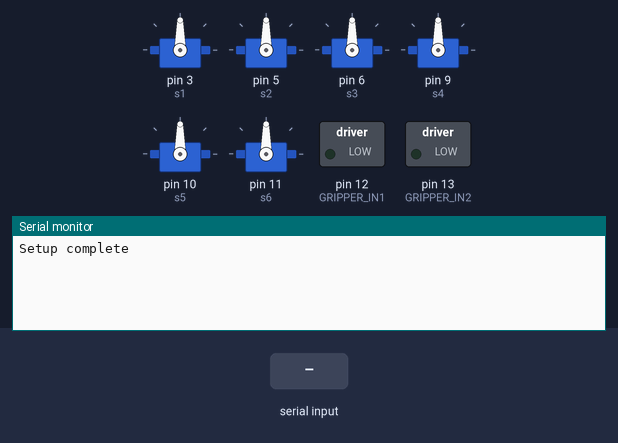
Bench run of a sketch on a simulated Arduino Uno, built with avr-gcc and run on an emulated ATmega328P. Parts: 6 × servo, switched loads named in the sketch (green lamp = pin HIGH), the last lines printed to the serial monitor. Inputs (shaded band) come from the test bench.

Above: at 1.2 s.
1.3 s: "X 1\n" received over Serial
At 2.4 s:
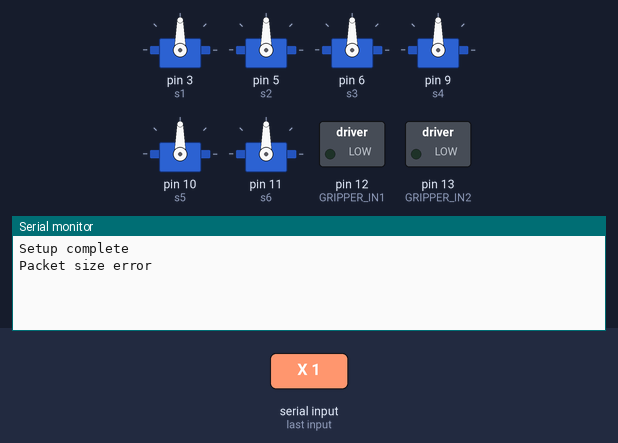
2.8 s: "X\n" received over Serial
At 3.5 s:
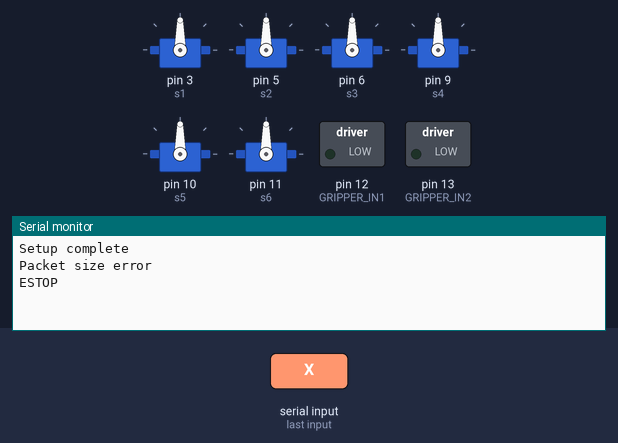
4.3 s: "G\n" received over Serial
At 4.7 s:
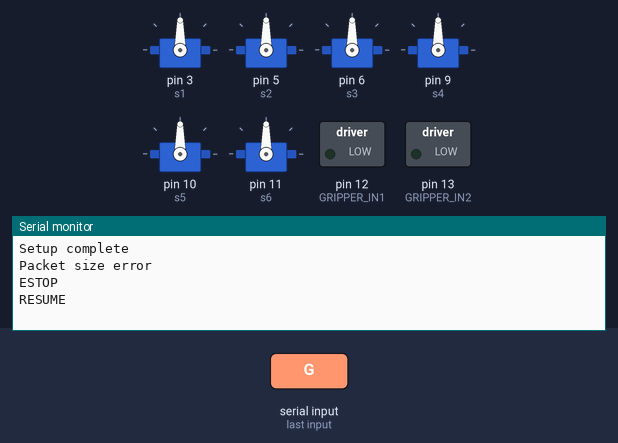

Measured:
- after the input at 1.3 s, the serial monitor: prints a new line at once (image 1)
- after the input at 2.8 s, the serial monitor: prints a new line at once (image 2)
- after the input at 4.3 s, the serial monitor: prints a new line at once (image 3)

The sketch:

Arduino.ino
```cpp
#include <Servo.h>
#include "updateServos.h"

// Gripper DC motor driver pins (IN1 / IN2 on H-bridge).
// Pins 12/13 are not PWM-capable on Uno, so motor runs at full
// speed only — direction + run-time are the control variables.
#define GRIPPER_IN1 12
#define GRIPPER_IN2 13

// Safety cap on a single motor pulse.
// Calibrated full sweep is 15.0 s; effective sweep (derated for grip
// traction) is 13.5 s. Cap = 14000 ms gives a single packet enough room
// for a full 0→100 % sweep with 500 ms slack while still hard-braking if
// host sends something pathological.
static const unsigned long MAX_PULSE_MS = 16000;

Servo s1, s2, s3, s4, s5, s6;

int crntAngles[6] = {90, 90, 90, 90, 90, 90};

// Gripper non-blocking pulse state.
//   gripperDir:   -1 = close, 0 = idle/brake, +1 = open
//   gripperEndMs: millis() value at which the active pulse ends
int8_t gripperDir = 0;
unsigned long gripperEndMs = 0;

// E-stop. true = frozen: gripper braked, motion packets ignored.
// Engaged/released by the out-of-band control bytes "X"/"G" (sent by
// bridge_node on /roboarm/estop).
bool estopped = false;

void setGripper(int8_t dir) {
  // Both LOW is coast on L298N / brake on TB6612 — safe default.
  // Switch to (HIGH,HIGH) for active brake if the driver coasts open.
  if (dir > 0) {
    digitalWrite(GRIPPER_IN1, HIGH);
    digitalWrite(GRIPPER_IN2, LOW);
  } else if (dir < 0) {
    digitalWrite(GRIPPER_IN1, LOW);
    digitalWrite(GRIPPER_IN2, HIGH);
  } else {
    digitalWrite(GRIPPER_IN1, LOW);
    digitalWrite(GRIPPER_IN2, LOW);
  }
  gripperDir = (dir > 0) ? 1 : (dir < 0 ? -1 : 0);
}

void startGripperPulse(int signedMs) {
  if (signedMs == 0) {
    // 0 = "no gripper command in this packet" — do NOT brake here, or the
    // idle packets streaming between commands would kill every pulse after
    // one serial interval. tickGripper() brakes at the pulse's timed end.
    return;
  }
  unsigned long mag = (unsigned long) (signedMs < 0 ? -signedMs : signedMs);
  if (mag > MAX_PULSE_MS) mag = MAX_PULSE_MS;
  setGripper(signedMs > 0 ? 1 : -1);
  gripperEndMs = millis() + mag;
}

void tickGripper() {
  if (gripperDir != 0 && (long)(millis() - gripperEndMs) >= 0) {
    setGripper(0);
  }
}

void engageEstop() {
  estopped = true;
  setGripper(0);             // brake the motor NOW, even mid-pulse
  gripperEndMs = millis();   // disarm the pulse timer
  Serial.println("ESTOP");
}

void releaseEstop() {
  estopped = false;
  Serial.println("RESUME");
}

void setup() {
  Serial.begin(115200);

  // Attach servos with microsecond limits
  s1.attach(3, 500, 2400);   // Servo 1 (35kg)
  s2.attach(5, 500, 2300);   // Servo 2 (150kg)
  s3.attach(6, 725, 2050);   // Servo 3 (150kg)
  s4.attach(9, 500, 2400);   // Servo 4 (35kg)
  s5.attach(10, 575, 1900);  // Servo 5 (15kg)
  s6.attach(11, 575, 1900);  // Servo 6 (15kg)

  // Gripper DC motor driver.
  pinMode(GRIPPER_IN1, OUTPUT);
  pinMode(GRIPPER_IN2, OUTPUT);
  setGripper(0);

  Serial.println("Setup complete");
}

void loop() {
  // Brake the gripper as soon as the pulse window elapses, regardless of
  // whether a new packet is available — keeps motor timing independent of
  // serial cadence.
  tickGripper();

  if (Serial.available()) {

    String data = Serial.readStringUntil('\n');
    data.trim();
    if (data.length() == 0) return;

    // Out-of-band control bytes (checked before packet parse).
    if (data == "X" || data == "x") { engageEstop();  return; }
    if (data == "G" || data == "g") { releaseEstop(); return; }

    // While frozen, drop motion packets (gripper stays braked, servos hold).
    if (estopped) return;

    int values[8];        // packet: s1..s6, gripper_pulse_ms (signed), checksum
    int index = 0;

    char buffer[data.length() + 1];
    data.toCharArray(buffer, sizeof(buffer));

    char *token = strtok(buffer, " ");
    while (token != NULL && index < 8) {
      values[index++] = atoi(token);
      token = strtok(NULL, " ");
    }

    // Ensure full packet received
    if (index != 8) {
      Serial.println("Packet size error");
      return;
    }

    // Checksum validation
    int calcChecksum = 0;
    for (int i = 0; i < 7; i++) {
      calcChecksum += values[i];
    }

    if (calcChecksum != values[7]) {
      Serial.println("Checksum fail");
      return;
    }

    // Update servo target angles (s1-s6)
    for (int i = 0; i < 6; i++) {
      crntAngles[i] = constrain(values[i], 0, 180);
    }

    // Gripper: values[6] is signed pulse-ms.
    //   > 0 → open for that many ms
    //   < 0 → close for that many ms
    //   = 0 → no motion (brake)
    startGripperPulse(values[6]);

    updateServos(crntAngles);
    Serial.println("Packet OK");
  }
}
```

updateServos.cpp
```cpp
#include "updateServos.h"

void updateServos(int crntAngles[]) {
  for (int i = 0; i < 6; i++) {
    Write(i, crntAngles[i]);
  }
}

void Write(int sno, int crntA) {
    switch (sno) {
      case 0: s1.write(crntA); break;
      case 1: s2.write(crntA); break;
      case 2: s3.write(crntA); break;
      case 3: s4.write(crntA); break;
      case 4: s5.write(crntA); break;
      case 5: s6.write(crntA); break;
  }
}
```

updateServos.h
```cpp
#ifndef UPDATE_SERVOS_H
#define UPDATE_SERVOS_H

#include <Arduino.h>
#include <Servo.h>

extern Servo s1, s2, s3, s4, s5, s6;

void updateServos(int crntAngles[]);
void Write(int sno, int crntA);

#endif
```
